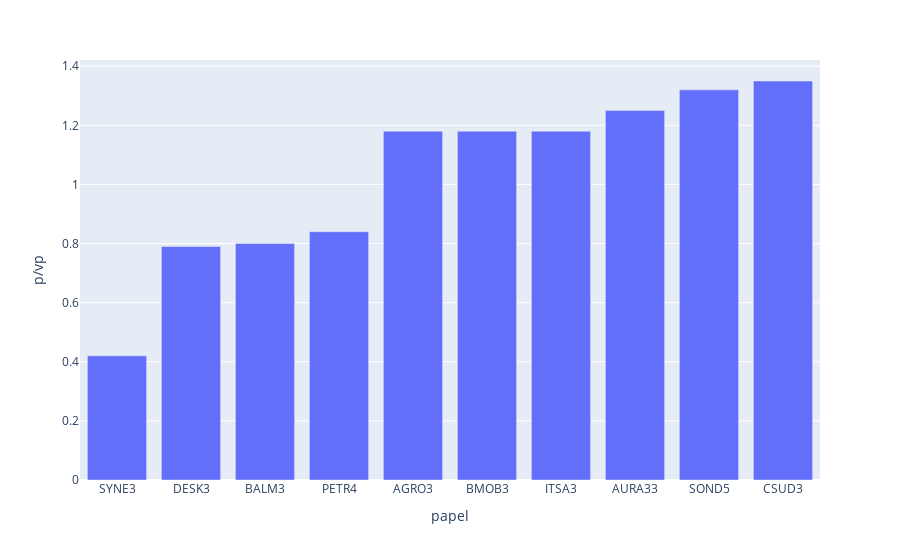

The cell this chart's notebook holds for it:
### Code cell
# grafico menores PVP
aux = df_final.sort_values('p/vp').reset_index().rename( columns= {'index': 'papel'}).head(10)
px.bar( aux, x= 'papel', y= 'p/vp')

### Figure 1 — Plotly figure (JSON) as saved in the notebook; plotly's stock layout.template omitted (floating-point values rounded to 4 significant figures)
{"data": [{"alignmentgroup": "True", "hovertemplate": "papel=%{x}<br>p/vp=%{y}<extra></extra>", "legendgroup": "", "marker": {"color": "#636efa", "pattern": {"shape": ""}}, "name": "", "offsetgroup": "", "orientation": "v", "showlegend": false, "textposition": "auto", "type": "bar", "x": ["SYNE3", "DESK3", "BALM3", "PETR4", "AGRO3", "BMOB3", "ITSA3", "AURA33", "SOND5", "CSUD3"], "xaxis": "x", "y": [0.42, 0.79, 0.8, 0.84, 1.18, 1.18, 1.18, 1.25, 1.32, 1.35], "yaxis": "y"}], "layout": {"barmode": "relative", "legend": {"tracegroupgap": 0}, "margin": {"t": 60}, "xaxis": {"anchor": "y", "domain": [0, 1], "title": {"text": "papel"}}, "yaxis": {"anchor": "x", "domain": [0, 1], "title": {"text": "p/vp"}}}}
